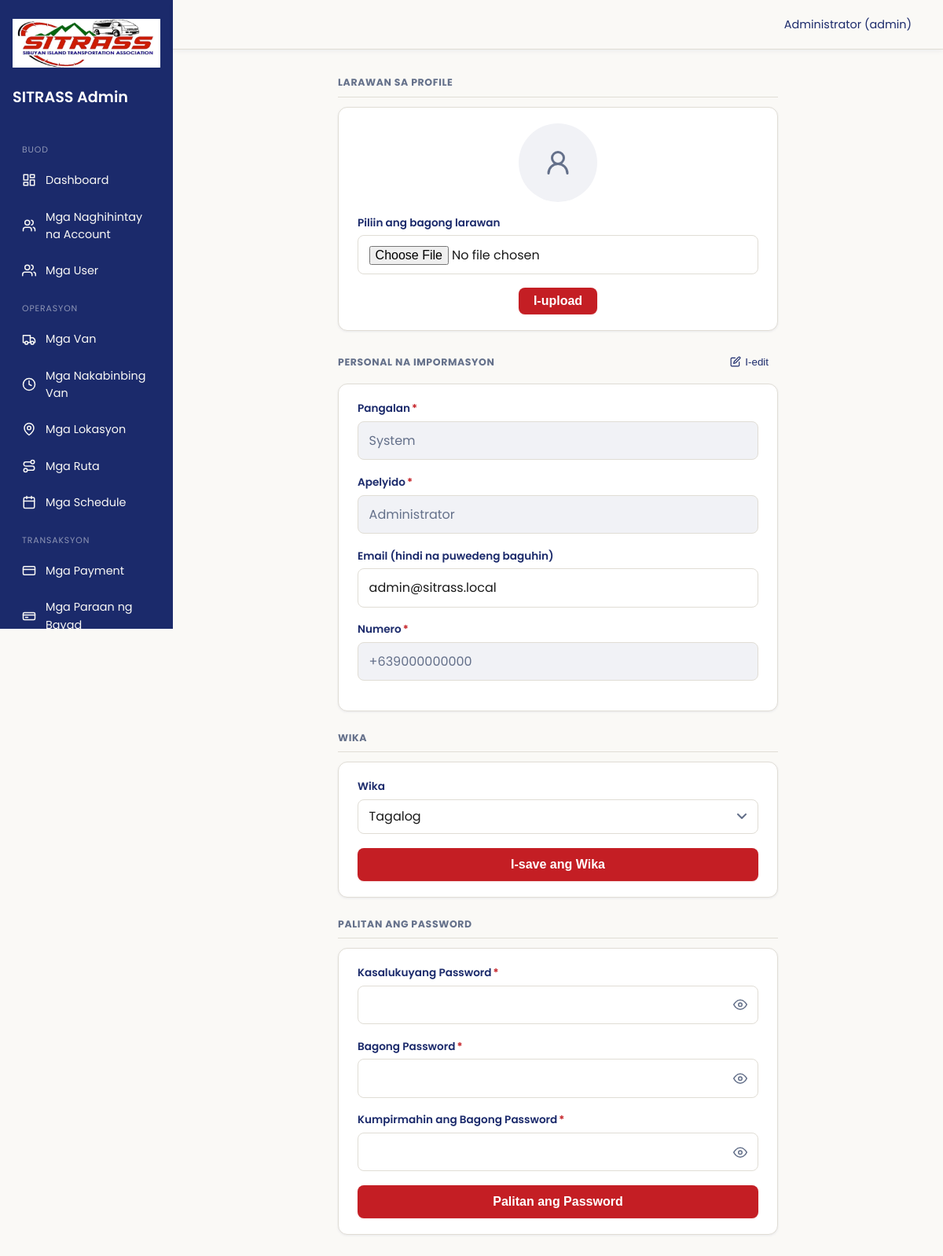
Page /public/profile/edit (signed in) on the committed database.
### tables this page shows
CREATE TABLE `users` (
  `user_id`               BIGINT UNSIGNED NOT NULL AUTO_INCREMENT,
  `uuid`                  CHAR(36)     NOT NULL COMMENT 'Public-facing ID; never expose user_id in URLs',
  `role`                  ENUM('customer','driver','admin') NOT NULL,
  `first_name`            VARCHAR(80)  NOT NULL,
  `middle_name`           VARCHAR(80)  DEFAULT NULL,
  `last_name`             VARCHAR(80)  NOT NULL,
  `email`                 VARCHAR(150) NOT NULL,
  `phone`                 VARCHAR(20)  NOT NULL COMMENT 'E.164 PH format: +639XXXXXXXXX',
  `password_hash`         VARCHAR(255) NOT NULL COMMENT 'password_hash() PASSWORD_DEFAULT (bcrypt/argon2id)',
  `profile_picture`       VARCHAR(255) DEFAULT NULL,
  `status`                ENUM('pending','active','suspended','deactivated') NOT NULL DEFAULT 'pending',
  `email_verified_at`     DATETIME     DEFAULT NULL,
  `phone_verified_at`     DATETIME     DEFAULT NULL,
  `failed_login_attempts` TINYINT UNSIGNED NOT NULL DEFAULT 0,
  `locked_until`          DATETIME     DEFAULT NULL COMMENT 'Brute-force lockout expiry',
  `last_login_at`         DATETIME     DEFAULT NULL,
  `last_login_ip`         VARCHAR(45)  DEFAULT NULL COMMENT 'IPv6-safe length',
  `remember_token`        VARCHAR(255) DEFAULT NULL COMMENT 'Store HASH of token, never the raw value',
  `created_at`            TIMESTAMP    NOT NULL DEFAULT CURRENT_TIMESTAMP,
  `updated_at`            TIMESTAMP    NOT NULL DEFAULT CURRENT_TIMESTAMP ON UPDATE CURRENT_TIMESTAMP,
  `deleted_at`            DATETIME     DEFAULT NULL COMMENT 'Soft delete: preserves booking/payment history',
  PRIMARY KEY (`user_id`),
  UNIQUE KEY `uq_users_uuid`  (`uuid`),
  UNIQUE KEY `uq_users_email` (`email`),
  UNIQUE KEY `uq_users_phone` (`phone`),
  KEY `idx_users_role_status` (`role`, `status`),
  KEY `idx_users_deleted`     (`deleted_at`)
);

### app/views/View.php (called while the page is built, shortened)
<?php
class View {
    public static function render($template, $data = []) {
        extract($data);
        $templateFile = __DIR__ . '/templates/' . $template . '.php';
        require $templateFile;
    }
}

### app/controllers/ProfileController.php (called while the page is built, shortened)
<?php
class ProfileController extends Controller {
    public function edit() {
        $userModel = new User();
        $user = $userModel->getById($_SESSION['user_id']);
        $driver = null;
        $message = $_SESSION['profile_message'] ?? null;
        $error = $_SESSION['profile_error'] ?? null;
        View::render('profile-edit', [
                        'pageTitle' => t('nav_profile') . ' - SITRASS',
            'user' => $user,
            'driver' => $driver,
            'message' => $message,
            'error' => $error,
        ]);
    }
}

### app/helpers/Lang.php (called while the page is built, shortened)
<?php
class Lang {
    protected static $strings = null;
    public static function current() {
        return 'tl';
    }
    public static function load() {
        if (self::$strings === null) {
            $lang = self::current();
            $file = __DIR__ . '/../lang/' . $lang . '.php';
            self::$strings = file_exists($file) ? require $file : [];
        }
        return self::$strings;
    }
}
function t($key) {
    $strings = Lang::load();
    return $strings[$key] ?? $key;
}

### config/database.php (called while the page is built, shortened)
<?php
$config = [
    'host' => 'localhost',
    'dbname' => 'sitrass_db',
    'user' => 'root',
    'pass' => '',
    'charset' => 'utf8mb4',
];
$localFile = __DIR__ . '/database.local.php';
return $config;

### app/models/Model.php (called while the page is built, shortened)
<?php
class Model {
    public function __construct() {
        $config = require __DIR__ . '/../../config/database.php';
        $dsn = 'mysql:host=' . $config['host'] . ';dbname=' . $config['dbname'] . ';charset=' . $config['charset'];
        try {
            $this->db = new PDO($dsn, $config['user'], $config['pass']);
        } catch (PDOException $e) {
            die('Database connection failed: ' . $e->getMessage());
        }
    }
}

### app/models/User.php (called while the page is built, shortened)
<?php
class User extends Model {
    protected $table = 'users';
    public function getById($id) {
        $stmt = $this->db->prepare("SELECT * FROM {$this->table} WHERE user_id = ? AND deleted_at IS NULL");
        $stmt->execute([$id]);
        return $stmt->fetch(PDO::FETCH_ASSOC);
    }
}

### app/views/templates/profile-edit.php (the view, shortened to what this page needs)
<div style="max-width:560px; margin:0 auto;">
        <div class="form-section">
        <div class="form-section-title"><?= t('profile_picture_title') ?></div>
        <div class="card" style="text-align:center;">
            <?php if ($user['profile_picture']): ?>
                <img src="<?= htmlspecialchars($user['profile_picture']) ?>" alt="<?= t('profile_picture_title') ?>" style="width:100px; height:100px; object-fit:cover; border-radius:100px; margin:0 auto 1rem; display:block; border:3px solid var(--slate-bg);">
            <?php else: ?>
                <div style="width:100px; height:100px; border-radius:100px; background:var(--slate-bg); display:flex; align-items:center; justify-content:center; margin:0 auto 1rem; color:var(--slate);">
                    <svg viewBox="0 0 24 24" fill="none" stroke="currentColor" stroke-width="2" stroke-linecap="round" stroke-linejoin="round" style="width:36px;height:36px;"><circle cx="12" cy="8" r="5"/><path d="M20 21a8 8 0 0 0-16 0"/></svg>
                </div>
            <?php endif; ?>
            <form method="POST" action="/sitrass/public/profile/uploadPicture" enctype="multipart/form-data">
                <div class="field" style="text-align:left;">
                    <label for="pf_picture"><?= t('profile_pick_new_photo') ?></label>
                    <input type="file" id="pf_picture" name="picture" accept="image/jpeg,image/png" required>
                </div>
                <button type="submit" class="btn" style="width:auto; padding:0.5rem 1.2rem;"><?= t('btn_upload') ?></button>
            </form>
        </div>
    </div>
        <div class="form-section">
        <div class="section-heading" style="margin-bottom:var(--space-3);">
            <div class="form-section-title" style="margin-bottom:0; border-bottom:none; padding-bottom:0;"><?= t('profile_personal_info') ?></div>
            <button type="button" id="editToggleBtn" class="btn-ghost" onclick="enableEdit()">
                <?= t('btn_edit') ?>
            </button>
        </div>
        <form method="POST" action="/sitrass/public/profile/update" class="card" id="profileForm">
            <div class="field">
                <label for="pf_first"><?= t('label_first_name') ?><span class="required">*</span></label>
                <input type="text" id="pf_first" name="first_name" value="<?= htmlspecialchars($user['first_name']) ?>" required readonly>
            </div>
            <div class="field">
                <label for="pf_last"><?= t('label_last_name') ?><span class="required">*</span></label>
                <input type="text" id="pf_last" name="last_name" value="<?= htmlspecialchars($user['last_name']) ?>" required readonly>
            </div>
            <div class="field">
                <label for="pf_email"><?= t('label_email_readonly') ?></label>
                <input type="email" id="pf_email" value="<?= htmlspecialchars($user['email']) ?>" disabled>
            </div>
            <div class="field">
                <label for="pf_phone"><?= t('label_phone') ?><span class="required">*</span></label>
                <input type="text" id="pf_phone" name="phone" value="<?= htmlspecialchars($user['phone']) ?>" required readonly>
            </div>
        </form>
    </div>
    <div class="form-section">
        <div class="form-section-title"><?= t('profile_language') ?></div>
        <form method="POST" action="/sitrass/public/profile/setLanguage" class="card">
            <div class="field">
                <label for="pf_lang"><?= t('profile_language') ?></label>
                <select id="pf_lang" name="lang">
                    <option value="tl" <?= Lang::current() === 'tl' ? 'selected' : '' ?>><?= t('profile_language_tl') ?></option>
                </select>
            </div>
            <button type="submit" class="btn"><?= t('profile_language_save') ?></button>
        </form>
    </div>
                    <div class="form-section">
            <div class="form-section-title"><?= t('profile_password_title') ?></div>
            <form method="POST" action="/sitrass/public/profile/changePassword" class="card">
                <div class="field">
                    <label for="pf_current_pw"><?= t('label_current_password') ?><span class="required">*</span></label>
                    <div class="password-field-wrapper">
                        <input type="password" id="pf_current_pw" name="current_password" required>
                        <button type="button" class="pwd-toggle-btn" onclick="togglePwd('pf_current_pw', this)" aria-label="<?= t('btn_show_password') ?>">
                            <svg viewBox="0 0 24 24" fill="none" stroke="currentColor" stroke-width="2" stroke-linecap="round" stroke-linejoin="round"><path d="M1 12s4-8 11-8 11 8 11 8-4 8-11 8-11-8-11-8Z"/><circle cx="12" cy="12" r="3"/></svg>
                        </button>
                    </div>
                </div>
                <div class="field">
                    <label for="pf_new_pw"><?= t('label_new_password') ?><span class="required">*</span></label>
                    <div class="password-field-wrapper">
                        <input type="password" id="pf_new_pw" name="new_password" required>
                        <button type="button" class="pwd-toggle-btn" onclick="togglePwd('pf_new_pw', this)" aria-label="<?= t('btn_show_password') ?>">
                            <svg viewBox="0 0 24 24" fill="none" stroke="currentColor" stroke-width="2" stroke-linecap="round" stroke-linejoin="round"><path d="M1 12s4-8 11-8 11 8 11 8-4 8-11 8-11-8-11-8Z"/><circle cx="12" cy="12" r="3"/></svg>
                        </button>
                    </div>
                </div>
                <div class="field">
                    <label for="pf_new_pw_confirm"><?= t('label_confirm_new_password') ?><span class="required">*</span></label>
                    <div class="password-field-wrapper">
                        <input type="password" id="pf_new_pw_confirm" name="new_password_confirm" required>
                        <button type="button" class="pwd-toggle-btn" onclick="togglePwd('pf_new_pw_confirm', this)" aria-label="<?= t('btn_show_password') ?>">
                            <svg viewBox="0 0 24 24" fill="none" stroke="currentColor" stroke-width="2" stroke-linecap="round" stroke-linejoin="round"><path d="M1 12s4-8 11-8 11 8 11 8-4 8-11 8-11-8-11-8Z"/><circle cx="12" cy="12" r="3"/></svg>
                        </button>
                    </div>
                </div>
                <button type="submit" class="btn"><?= t('btn_change_password') ?></button>
            </form>
        </div>
</div>

### public/css/style.css (style rules this page uses)
:root { --teal-dark: #1b2a6b; --ocean: #1b2a6b; --amber: #c41e24; --amber-light: #f2a54a; --sand: #faf9f6; --ink: #1a1a1a; --forest: #2d6a34; --danger: #c41e24; --border: #e0ddd5; --white: #ffffff; --slate: #64708a; --slate-bg: #f1f2f6; --info: #2563a8; --shadow-sm: 0 1px 3px rgba(27, 42, 107, 0.08); --shadow-md: 0 4px 16px rgba(27, 42, 107, 0.1); --radius: 12px; --radius-input: 8px; --radius-lg: 16px; --space-1: 4px; --space-2: 8px; --space-3: 12px; --space-4: 16px; --space-5: 20px; --space-6: 24px; --space-8: 32px; --space-10: 40px; }
* { box-sizing: border-box; }
html { -webkit-text-size-adjust: 100%; }
body { margin: 0; font-family: "Poppins", -apple-system, "Segoe UI", sans-serif; background: var(--sand); color: var(--ink); line-height: 1.55; font-size: 16px; }
.field { margin-bottom: 1.1rem; }
.field label { display: block; font-size: 0.85rem; font-weight: 600; margin-bottom: 0.35rem; color: var(--teal-dark); }
.field input, .field select, .field textarea { width: 100%; padding: 0.7rem 0.85rem; border: 1.5px solid var(--border); border-radius: var(--radius-input); font-size: 1rem; background: var(--white); font-family: inherit; color: var(--ink); transition: border-color 0.15s ease, box-shadow 0.15s ease; }
.field input::placeholder, .field textarea::placeholder { color: var(--slate); opacity: 0.7; }
.field select { appearance: none; background-repeat: no-repeat; background-position: right 0.85rem center; padding-right: 2.2rem; }
.btn { display: inline-block; width: 100%; padding: 0.75rem 1.2rem; background: var(--amber); color: var(--white) !important; border: none; border-radius: var(--radius-input); font-size: 1rem; font-weight: 600; cursor: pointer; text-align: center; text-decoration: none !important; transition: background 0.15s ease, transform 0.1s ease, box-shadow 0.15s ease; box-shadow: 0 1px 2px rgba(196, 30, 36, 0.15); }
.card { background: var(--white); border: 1px solid var(--border); border-radius: var(--radius); padding: 1.25rem 1.5rem; margin-bottom: 1rem; box-shadow: var(--shadow-sm); }
.btn-ghost { background: transparent; color: var(--ocean) !important; border: none; padding: 0.5rem 0.75rem; font-weight: 500; }
.form-section { margin-bottom: var(--space-6); }
.form-section-title { font-size: 0.78rem; text-transform: uppercase; letter-spacing: 0.05em; color: var(--slate); font-weight: 700; margin-bottom: var(--space-3); padding-bottom: var(--space-2); border-bottom: 1px solid var(--border); }
.field label .required { color: var(--danger); margin-left: 2px; }
.section-heading { display: flex; justify-content: space-between; align-items: center; margin-bottom: var(--space-4); }
.icon-sm { width: 14px; height: 14px; }
.field input[readonly] { background: var(--slate-bg); color: var(--slate); cursor: not-allowed; }
.password-field-wrapper { position: relative; }
.password-field-wrapper input { padding-right: 2.75rem; }
.pwd-toggle-btn { position: absolute; right: 0.6rem; top: 50%; transform: translateY(-50%); background: none; border: none; padding: 0.3rem; cursor: pointer; color: var(--slate); display: flex; align-items: center; }
.pwd-toggle-btn svg { width: 18px; height: 18px; }
.auth-card, .card, .stat-card, .list-card, .modal-box { animation: fadeInUp 0.3s ease; }
.form-section { animation: fadeInUp 0.3s ease; }
.form-section + .form-section { margin-top: 1.5rem; }

### rows in the picture
users: first_name "System", last_name "Administrator", email "admin@sitrass.local", phone "+639000000000"

### other values in the picture
t('role_admin') "Admin"
t('nav_section_overview') "BUOD"
t('nav_dashboard') "Dashboard"
t('nav_pending_accounts') "Mga Naghihintay na Account"
t('nav_users') "Mga User"
t('nav_section_operations') "OPERASYON"
t('nav_vans') "Mga Van"
t('nav_pending_vans') "Mga Nakabinbing Van"
t('nav_locations') "Mga Lokasyon"
t('nav_routes') "Mga Ruta"
t('nav_schedules') "Mga Schedule"
t('nav_section_transactions') "TRANSAKSYON"
t('nav_payments') "Mga Payment"
t('nav_payment_methods') "Mga Paraan ng Bayad"
$_SESSION['full_name'] "Administrator"
